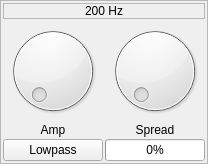
                     <widget class="QFrame" name="frame_23">
                      <property name="frameShape">
                       <enum>QFrame::StyledPanel</enum>
                      </property>
                      <layout class="QGridLayout" name="gridLayout_100">
                       <property name="leftMargin">
                        <number>2</number>
                       </property>
                       <property name="topMargin">
                        <number>2</number>
                       </property>
                       <property name="rightMargin">
                        <number>2</number>
                       </property>
                       <property name="bottomMargin">
                        <number>2</number>
                       </property>
                       <property name="spacing">
                        <number>2</number>
                       </property>
                       <item row="1" column="0">
                        <layout class="QVBoxLayout" name="verticalLayout_51">
                         <item>
                          <widget class="QDial" name="amp_dial_7">
                           <property name="minimum">
                            <number>0</number>
                           </property>
                           <property name="maximum">
                            <number>200</number>
                           </property>
                          </widget>
                         </item>
                         <item>
                          <widget class="QLabel" name="label_123">
                           <property name="text">
                            <string>Amp</string>
                           </property>
                           <property name="alignment">
                            <set>Qt::AlignCenter</set>
                           </property>
                          </widget>
                         </item>
                        </layout>
                       </item>
                       <item row="1" column="1">
                        <layout class="QVBoxLayout" name="verticalLayout_52">
                         <item>
                          <widget class="QDial" name="spread_dial_7">
                           <property name="minimum">
                            <number>1</number>
                           </property>
                           <property name="maximum">
                            <number>500</number>
                           </property>
                          </widget>
                         </item>
                         <item>
                          <widget class="QLabel" name="label_124">
                           <property name="text">
                            <string>Spread</string>
                           </property>
                           <property name="alignment">
                            <set>Qt::AlignCenter</set>
                           </property>
                          </widget>
                         </item>
                        </layout>
                       </item>
                       <item row="2" column="0">
                        <widget class="QPushButton" name="filter_type_btm_7">
                         <property name="text">
                          <string>Lowpass</string>
                         </property>
                        </widget>
                       </item>
                       <item row="2" column="1">
                        <widget class="QProgressBar" name="spread_bar_7">
                         <property name="minimum">
                          <number>1</number>
                         </property>
                         <property name="maximum">
                          <number>500</number>
                         </property>
                         <property name="value">
                          <number>1</number>
                         </property>
                         <property name="alignment">
                          <set>Qt::AlignCenter</set>
                         </property>
                        </widget>
                       </item>
                       <item row="0" column="0" colspan="2">
                        <widget class="QLabel" name="label_125">
                         <property name="frameShape">
                          <enum>QFrame::StyledPanel</enum>
                         </property>
                         <property name="text">
                          <string>200 Hz</string>
                         </property>
                         <property name="alignment">
                          <set>Qt::AlignCenter</set>
                         </property>
                        </widget>
                       </item>
                      </layout>
                     </widget>
